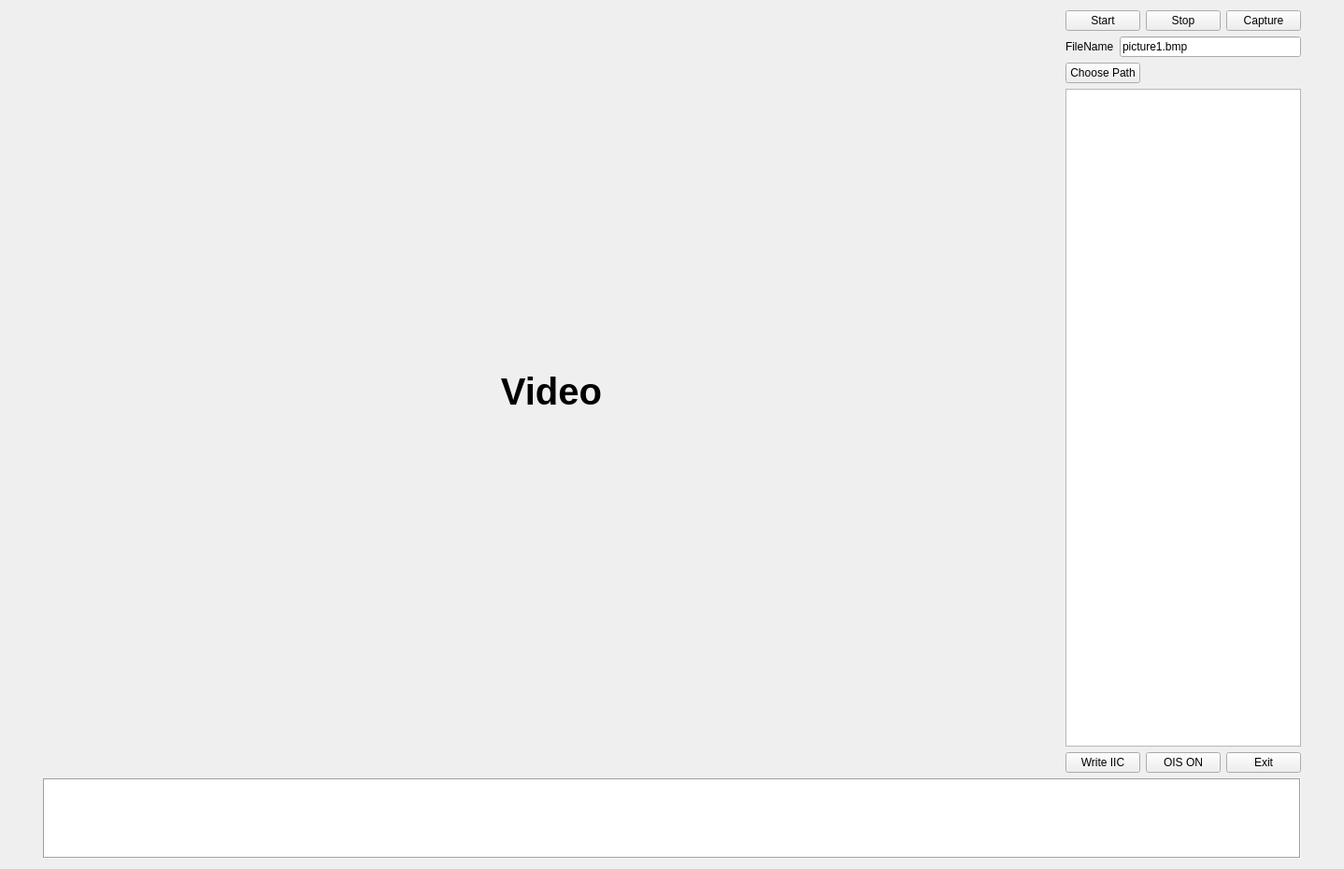
<?xml version="1.0" encoding="UTF-8"?>
<ui version="4.0">
 <class>MainWindow</class>
 <widget class="QMainWindow" name="MainWindow">
  <property name="geometry">
   <rect>
    <x>0</x>
    <y>0</y>
    <width>1438</width>
    <height>930</height>
   </rect>
  </property>
  <property name="sizePolicy">
   <sizepolicy hsizetype="Preferred" vsizetype="Preferred">
    <horstretch>0</horstretch>
    <verstretch>0</verstretch>
   </sizepolicy>
  </property>
  <property name="windowTitle">
   <string>MainWindow</string>
  </property>
  <widget class="QWidget" name="centralWidget">
   <layout class="QGridLayout" name="gridLayout_2">
    <item row="0" column="0">
     <layout class="QGridLayout" name="gridLayout" rowstretch="0,1,0" columnstretch="0,1,0">
      <property name="sizeConstraint">
       <enum>QLayout::SetDefaultConstraint</enum>
      </property>
      <item row="0" column="1">
       <spacer name="verticalSpacer_3">
        <property name="orientation">
         <enum>Qt::Vertical</enum>
        </property>
        <property name="sizeHint" stdset="0">
         <size>
          <width>20</width>
          <height>0</height>
         </size>
        </property>
       </spacer>
      </item>
      <item row="1" column="0">
       <spacer name="horizontalSpacer_5">
        <property name="orientation">
         <enum>Qt::Horizontal</enum>
        </property>
        <property name="sizeHint" stdset="0">
         <size>
          <width>40</width>
          <height>20</height>
         </size>
        </property>
       </spacer>
      </item>
      <item row="1" column="1">
       <layout class="QVBoxLayout" name="verticalLayout_2" stretch="0,1">
        <item>
         <layout class="QHBoxLayout" name="horizontalLayout_5" stretch="0,1,0">
          <item>
           <widget class="QLabel" name="image">
            <property name="sizePolicy">
             <sizepolicy hsizetype="Fixed" vsizetype="Fixed">
              <horstretch>0</horstretch>
              <verstretch>0</verstretch>
             </sizepolicy>
            </property>
            <property name="minimumSize">
             <size>
              <width>1088</width>
              <height>816</height>
             </size>
            </property>
            <property name="maximumSize">
             <size>
              <width>16777215</width>
              <height>16777215</height>
             </size>
            </property>
            <property name="sizeIncrement">
             <size>
              <width>0</width>
              <height>0</height>
             </size>
            </property>
            <property name="baseSize">
             <size>
              <width>0</width>
              <height>0</height>
             </size>
            </property>
            <property name="font">
             <font>
              <pointsize>30</pointsize>
              <weight>75</weight>
              <bold>true</bold>
             </font>
            </property>
            <property name="toolTipDuration">
             <number>0</number>
            </property>
            <property name="text">
             <string>Video</string>
            </property>
            <property name="textFormat">
             <enum>Qt::PlainText</enum>
            </property>
            <property name="scaledContents">
             <bool>true</bool>
            </property>
            <property name="alignment">
             <set>Qt::AlignCenter</set>
            </property>
            <property name="wordWrap">
             <bool>false</bool>
            </property>
            <property name="textInteractionFlags">
             <set>Qt::NoTextInteraction</set>
            </property>
           </widget>
          </item>
          <item>
           <spacer name="horizontalSpacer_7">
            <property name="orientation">
             <enum>Qt::Horizontal</enum>
            </property>
            <property name="sizeHint" stdset="0">
             <size>
              <width>40</width>
              <height>20</height>
             </size>
            </property>
           </spacer>
          </item>
          <item>
           <layout class="QVBoxLayout" name="verticalLayout" stretch="0,0,0,0,0">
            <item>
             <layout class="QHBoxLayout" name="horizontalLayout">
              <item>
               <widget class="QPushButton" name="start">
                <property name="sizePolicy">
                 <sizepolicy hsizetype="Fixed" vsizetype="Fixed">
                  <horstretch>0</horstretch>
                  <verstretch>0</verstretch>
                 </sizepolicy>
                </property>
                <property name="maximumSize">
                 <size>
                  <width>120</width>
                  <height>30</height>
                 </size>
                </property>
                <property name="text">
                 <string>Start</string>
                </property>
               </widget>
              </item>
              <item>
               <widget class="QPushButton" name="stop">
                <property name="sizePolicy">
                 <sizepolicy hsizetype="Fixed" vsizetype="Fixed">
                  <horstretch>0</horstretch>
                  <verstretch>0</verstretch>
                 </sizepolicy>
                </property>
                <property name="maximumSize">
                 <size>
                  <width>120</width>
                  <height>30</height>
                 </size>
                </property>
                <property name="text">
                 <string>Stop</string>
                </property>
               </widget>
              </item>
              <item>
               <widget class="QPushButton" name="capture">
                <property name="sizePolicy">
                 <sizepolicy hsizetype="Fixed" vsizetype="Fixed">
                  <horstretch>0</horstretch>
                  <verstretch>0</verstretch>
                 </sizepolicy>
                </property>
                <property name="maximumSize">
                 <size>
                  <width>120</width>
                  <height>30</height>
                 </size>
                </property>
                <property name="text">
                 <string>Capture</string>
                </property>
               </widget>
              </item>
             </layout>
            </item>
            <item>
             <layout class="QHBoxLayout" name="horizontalLayout_2">
              <item>
               <widget class="QLabel" name="Tip1">
                <property name="sizePolicy">
                 <sizepolicy hsizetype="Fixed" vsizetype="Fixed">
                  <horstretch>0</horstretch>
                  <verstretch>0</verstretch>
                 </sizepolicy>
                </property>
                <property name="minimumSize">
                 <size>
                  <width>0</width>
                  <height>0</height>
                 </size>
                </property>
                <property name="maximumSize">
                 <size>
                  <width>120</width>
                  <height>30</height>
                 </size>
                </property>
                <property name="text">
                 <string>FileName</string>
                </property>
               </widget>
              </item>
              <item>
               <widget class="QLineEdit" name="filename">
                <property name="maximumSize">
                 <size>
                  <width>16777215</width>
                  <height>30</height>
                 </size>
                </property>
                <property name="text">
                 <string>picture1.bmp</string>
                </property>
               </widget>
              </item>
             </layout>
            </item>
            <item>
             <layout class="QHBoxLayout" name="horizontalLayout_3">
              <item>
               <widget class="QPushButton" name="choosePath">
                <property name="sizePolicy">
                 <sizepolicy hsizetype="Fixed" vsizetype="Fixed">
                  <horstretch>0</horstretch>
                  <verstretch>0</verstretch>
                 </sizepolicy>
                </property>
                <property name="maximumSize">
                 <size>
                  <width>120</width>
                  <height>30</height>
                 </size>
                </property>
                <property name="text">
                 <string>Choose Path</string>
                </property>
               </widget>
              </item>
              <item>
               <spacer name="horizontalSpacer">
                <property name="orientation">
                 <enum>Qt::Horizontal</enum>
                </property>
                <property name="sizeHint" stdset="0">
                 <size>
                  <width>40</width>
                  <height>20</height>
                 </size>
                </property>
               </spacer>
              </item>
              <item>
               <spacer name="horizontalSpacer_2">
                <property name="orientation">
                 <enum>Qt::Horizontal</enum>
                </property>
                <property name="sizeHint" stdset="0">
                 <size>
                  <width>40</width>
                  <height>20</height>
                 </size>
                </property>
               </spacer>
              </item>
             </layout>
            </item>
            <item>
             <widget class="QTableWidget" name="regTable">
              <property name="sizePolicy">
               <sizepolicy hsizetype="Expanding" vsizetype="Expanding">
                <horstretch>0</horstretch>
                <verstretch>0</verstretch>
               </sizepolicy>
              </property>
              <property name="minimumSize">
               <size>
                <width>0</width>
                <height>0</height>
               </size>
              </property>
              <property name="sizeAdjustPolicy">
               <enum>QAbstractScrollArea::AdjustToContents</enum>
              </property>
              <property name="editTriggers">
               <set>QAbstractItemView::NoEditTriggers</set>
              </property>
              <property name="dragDropMode">
               <enum>QAbstractItemView::NoDragDrop</enum>
              </property>
              <property name="selectionMode">
               <enum>QAbstractItemView::ExtendedSelection</enum>
              </property>
              <property name="selectionBehavior">
               <enum>QAbstractItemView::SelectRows</enum>
              </property>
              <property name="textElideMode">
               <enum>Qt::ElideMiddle</enum>
              </property>
              <property name="rowCount">
               <number>0</number>
              </property>
              <attribute name="horizontalHeaderVisible">
               <bool>false</bool>
              </attribute>
              <attribute name="horizontalHeaderCascadingSectionResizes">
               <bool>false</bool>
              </attribute>
              <attribute name="horizontalHeaderDefaultSectionSize">
               <number>100</number>
              </attribute>
              <attribute name="horizontalHeaderMinimumSectionSize">
               <number>0</number>
              </attribute>
              <attribute name="horizontalHeaderStretchLastSection">
               <bool>false</bool>
              </attribute>
              <attribute name="verticalHeaderVisible">
               <bool>false</bool>
              </attribute>
              <attribute name="verticalHeaderCascadingSectionResizes">
               <bool>true</bool>
              </attribute>
              <attribute name="verticalHeaderStretchLastSection">
               <bool>false</bool>
              </attribute>
              <column>
               <property name="text">
                <string>REG</string>
               </property>
              </column>
              <column>
               <property name="text">
                <string>VAL</string>
               </property>
              </column>
             </widget>
            </item>
            <item>
             <layout class="QHBoxLayout" name="horizontalLayout_4">
              <item>
               <widget class="QPushButton" name="i2c">
                <property name="text">
                 <string>Write IIC</string>
                </property>
               </widget>
              </item>
              <item>
               <widget class="QPushButton" name="ois">
                <property name="text">
                 <string>OIS ON</string>
                </property>
               </widget>
              </item>
              <item>
               <widget class="QPushButton" name="exit">
                <property name="sizePolicy">
                 <sizepolicy hsizetype="Fixed" vsizetype="Fixed">
                  <horstretch>0</horstretch>
                  <verstretch>0</verstretch>
                 </sizepolicy>
                </property>
                <property name="maximumSize">
                 <size>
                  <width>120</width>
                  <height>30</height>
                 </size>
                </property>
                <property name="text">
                 <string>Exit</string>
                </property>
               </widget>
              </item>
             </layout>
            </item>
           </layout>
          </item>
         </layout>
        </item>
        <item>
         <widget class="QTextEdit" name="showLog">
          <property name="sizePolicy">
           <sizepolicy hsizetype="Preferred" vsizetype="Preferred">
            <horstretch>0</horstretch>
            <verstretch>0</verstretch>
           </sizepolicy>
          </property>
          <property name="focusPolicy">
           <enum>Qt::NoFocus</enum>
          </property>
          <property name="inputMethodHints">
           <set>Qt::ImhNone</set>
          </property>
          <property name="frameShape">
           <enum>QFrame::Box</enum>
          </property>
          <property name="sizeAdjustPolicy">
           <enum>QAbstractScrollArea::AdjustToContents</enum>
          </property>
          <property name="lineWrapMode">
           <enum>QTextEdit::NoWrap</enum>
          </property>
          <property name="acceptRichText">
           <bool>false</bool>
          </property>
          <property name="textInteractionFlags">
           <set>Qt::TextSelectableByKeyboard|Qt::TextSelectableByMouse</set>
          </property>
         </widget>
        </item>
       </layout>
      </item>
      <item row="1" column="2">
       <spacer name="horizontalSpacer_6">
        <property name="orientation">
         <enum>Qt::Horizontal</enum>
        </property>
        <property name="sizeHint" stdset="0">
         <size>
          <width>40</width>
          <height>20</height>
         </size>
        </property>
       </spacer>
      </item>
      <item row="2" column="1">
       <spacer name="verticalSpacer_2">
        <property name="orientation">
         <enum>Qt::Vertical</enum>
        </property>
        <property name="sizeHint" stdset="0">
         <size>
          <width>20</width>
          <height>0</height>
         </size>
        </property>
       </spacer>
      </item>
     </layout>
    </item>
   </layout>
  </widget>
 </widget>
 <layoutdefault spacing="6" margin="11"/>
 <resources/>
 <connections/>
</ui>
